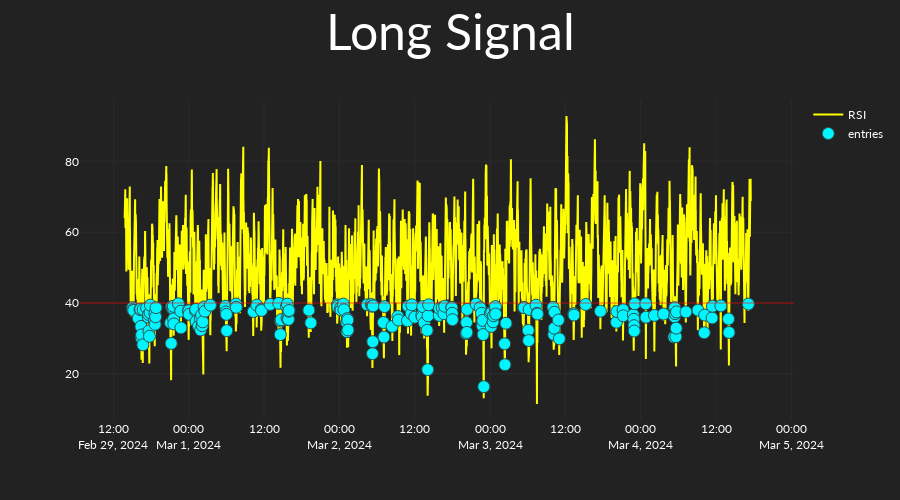
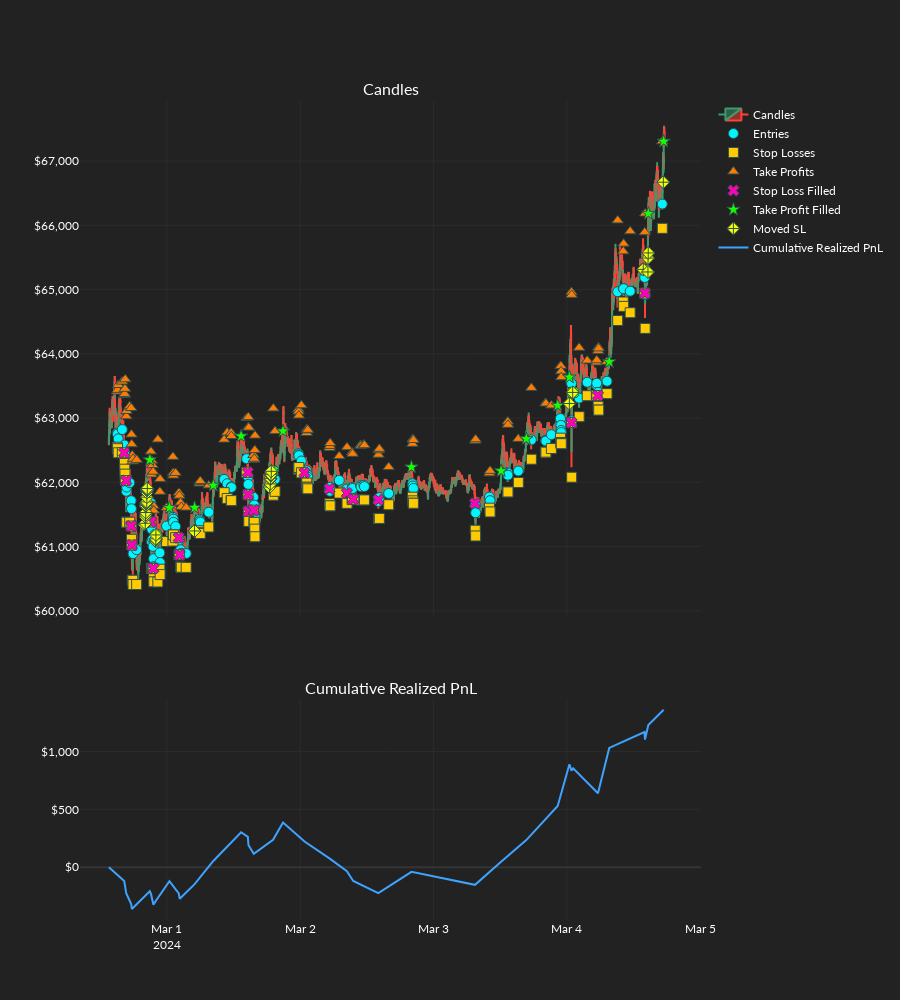

Source (notebook cell) for these figures, in order:
### Code cell
order_records_df = or_backtest(
    backtest_settings=backtest_settings,
    candles=candles,
    dos_arrays=dos_arrays,
    exchange_settings=exchange_settings,
    static_os=static_os,
    strategy=long_strat,
    dos_index=12,
    ind_set_index=1,
    plot_results=True,
    logger_bool=True,
)
